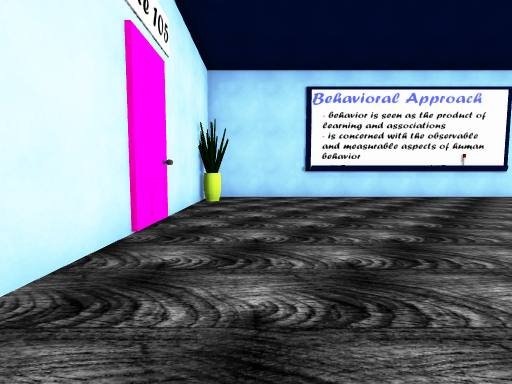
[1] (above)

15 first-person views from a walk through a scene from a Unity 3-D project. The camera is 1.2 m above the floor, tilts 4° down and sees 90° across. The floor is counted in squares, 2 m on a side. Each view is taken from the middle of a square. On the plan, view 1 faces up. The plan holds only what a view shows up to about 9 squares ahead; the rest is blank. The place goes on beyond the plan. The player character is not drawn. Some surface patterns are stand-ins.

[2]
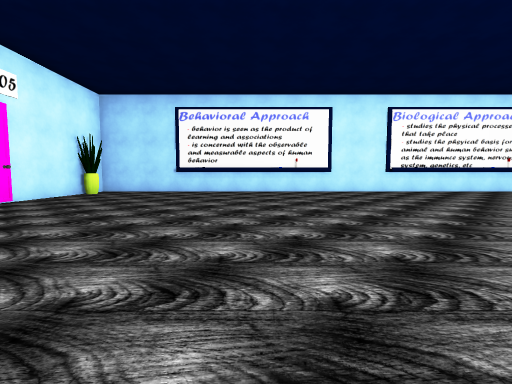

[3]
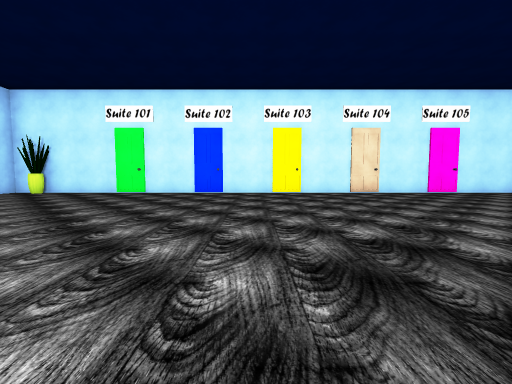

[4]
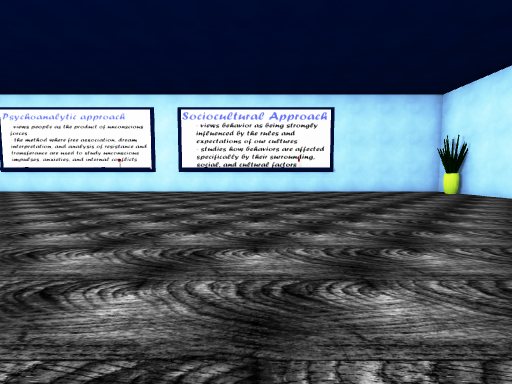

[5]
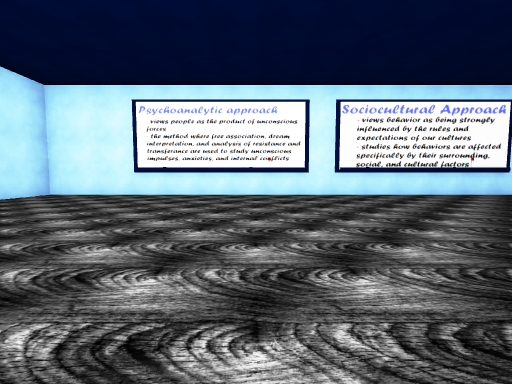

[6]
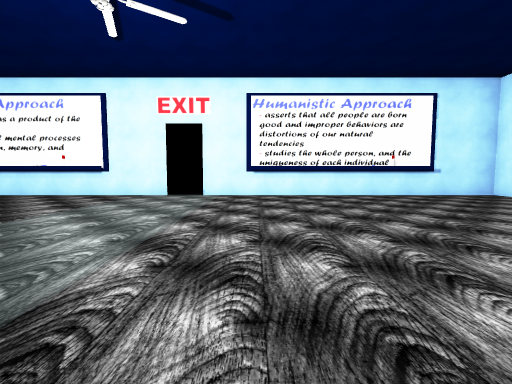

[7]
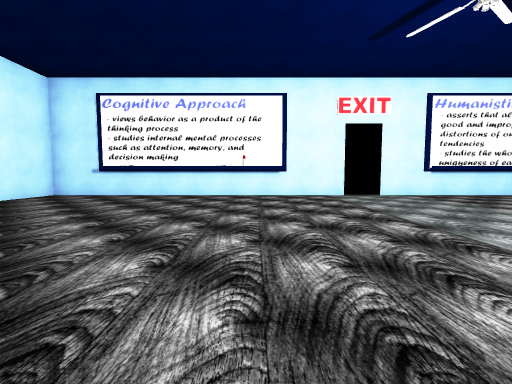

[8]
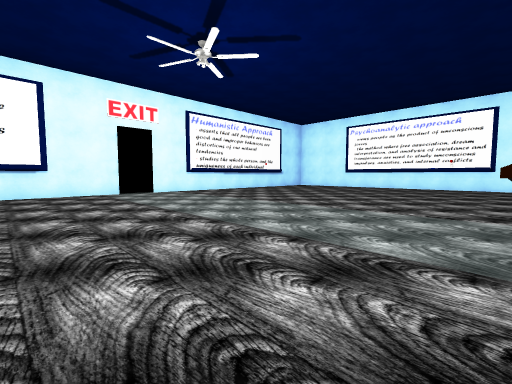

[9]
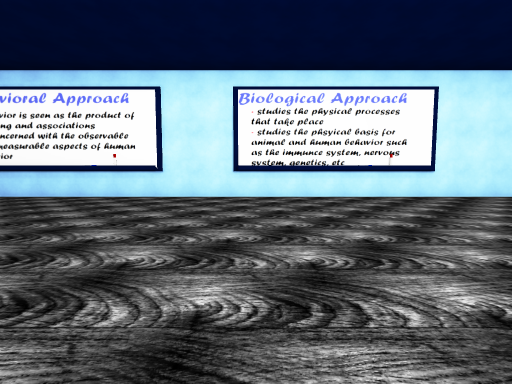

[10]
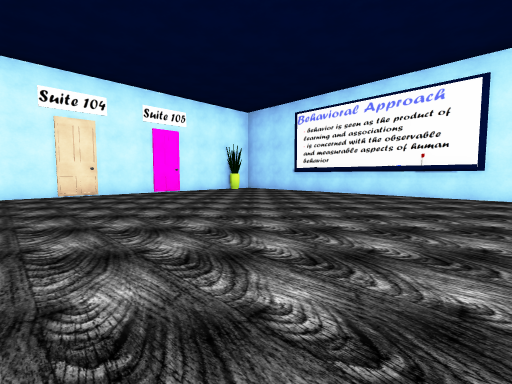

[11]
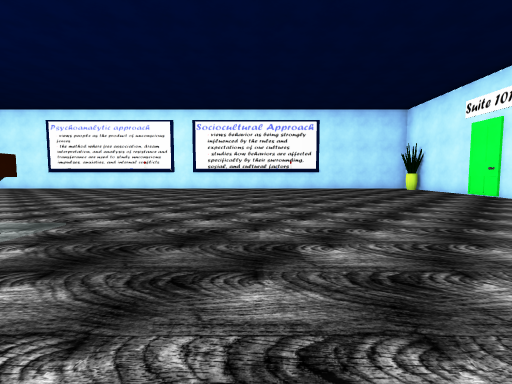

[12]
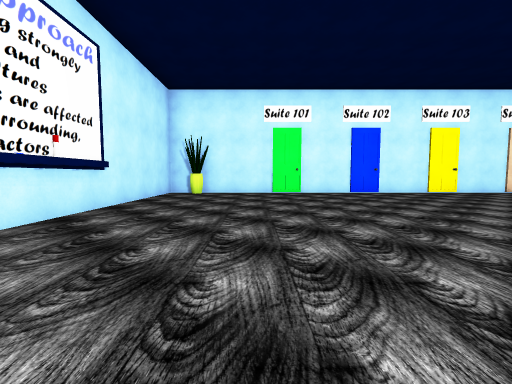

[13]
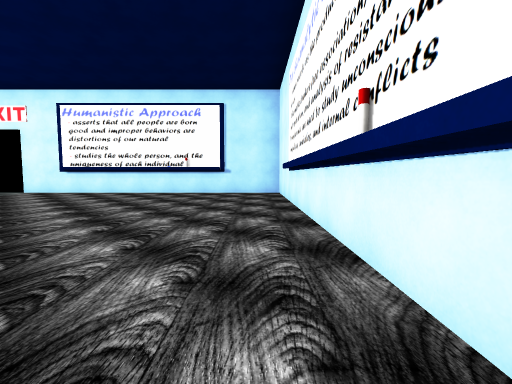

[14]
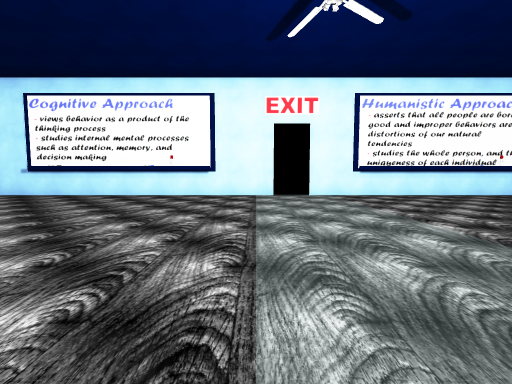

[15]
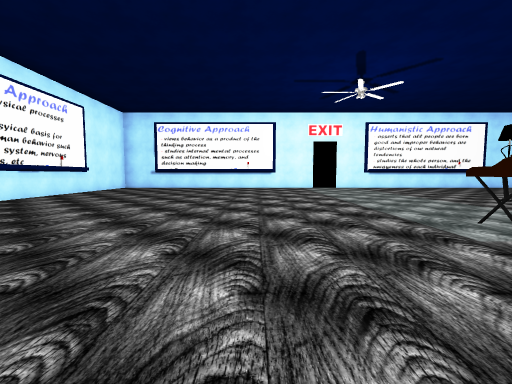

### Floor plan
Points are (right, up) in squares from view 1. A wall is a line through its corners. A room is listed if a view was taken in it or the views show most of it. See-through windows are left out.
Room 1 (views 1, 2, 3, 4, 5, 6, 7, 8, 9, 10, 11, 12, 13, 14, 15)
walls: (6.5, 6.5) (2.8, 6.5); (8.5, -10.6) (13.6, -10.6); (5.1, -10.6) (7.5, -10.6); (7.4, -10.8) (9.6, -10.8); (8.5, 6.7) (5.4, 6.7); (4.6, 6.7) (2.4, 6.7); (4.5, -10.8) (6.6, -10.8); (10.4, -10.8) (12.5, -10.8); (16.2, -4.6) (16.2, 0.4); (2.4, -10.6) (3.6, -10.6); (11.5, 6.7) (9.4, 6.7); (16, 2.4) (16, 4.5); (16, -6.6) (16, -3.9); (16.2, 2.4) (16.2, 4.5); (1.6, 6.7) (-1.2, 6.7) (-1.2, -10.8) (3.6, -10.8); (16.2, -6.6) (16.2, -5.4); (13.6, 6.5) (9.4, 6.5); (13.4, -10.8) (16.2, -10.8) (16.2, -8.4); (16.2, 5.6) (16.2, 6.7) (12.4, 6.7)
objects: plant (-1, -10); plant (-1, 6); other object (8, -2); other object (16, -8); other object (16, 1)

Where each view was taken, in squares from view 1:
view 1: 0 up, 0 right, facing up
view 2: 2 down, 4 right, facing up
view 3: 3 down, 7 right, facing left
view 4: 2 down, 5 right, facing down
view 5: 3 down, 10 right, facing down
view 6: 4 down, 9 right, facing right
view 7: 1 up, 9 right, facing right
view 8: 1 up, 8 right, facing down-right
view 9: 0 up, 9 right, facing up
view 10: 1 down, 7 right, facing up-left
view 11: 0 up, 5 right, facing down
view 12: 8 down, 7 right, facing left
view 13: 10 down, 8 right, facing right
view 14: 1 down, 9 right, facing right
view 15: 1 up, 5 right, facing right
